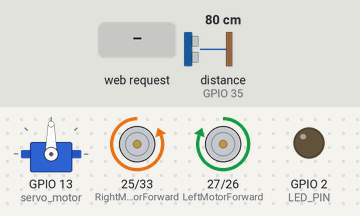
A sketch run on a simulated ESP32. On the bench: servo, motor-driver pin pairs drawn as motors (green arrow = first pin HIGH = forward, orange = second pin HIGH = backward, longer = more drive), output pins drawn as LEDs (lit = HIGH). Wiring (inferred from the names in the program): ultrasonic range finder: trigger GPIO 32; echo GPIO 35. The inputs (shaded band) are chosen by the test bench; at power-on: distance to the obstacle (sensor on GPIO 35) 80 cm. The echo pulse lasts 58.3 µs per cm; pins used as bus, display or sensor lines are not drawn; what the sketch prints to the serial monitor is not drawn.

Above: at 1.2 s.
1.3 s: distance to the obstacle (sensor on GPIO 35) set to 33 cm
2.8 s: distance to the obstacle (sensor on GPIO 35) set to 28 cm
At 3.21 s:
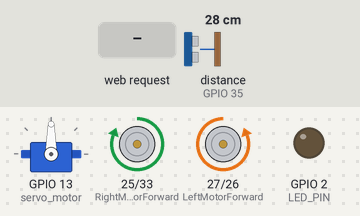
5.8 s: HTTP request GET /forward received
8.8 s: distance to the obstacle (sensor on GPIO 35) set to 35 cm
At 9.08 s:
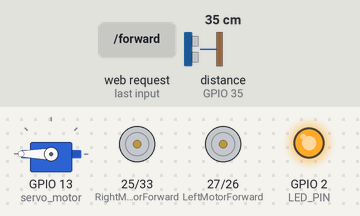
11.8 s: HTTP request GET /left received
At 13.0 s:
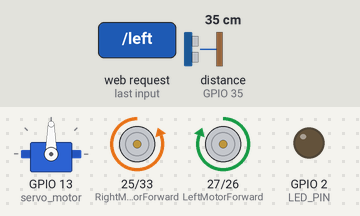
13.3 s: HTTP request GET /manual received
At 14.4 s:
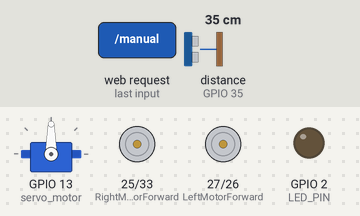
Timing chart, 0 to 15.8 s (numbered marks = the images above; inputs shaded):
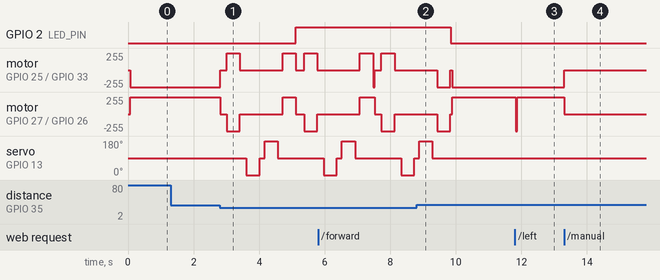

The sketch:

xetuhanh.ino
```cpp
#include <WiFi.h>
#include <WebServer.h>
#include <ESP32Servo.h>

const char* ap_ssid = "ESP32-vehicle-control";
const char* ap_password = "12345678";

WebServer server(80);

const int LeftMotorForward  = 27;
const int LeftMotorBackward = 26;
const int RightMotorForward = 25;
const int RightMotorBackward= 33;

#define TRIG_PIN 32
#define ECHO_PIN 35
#define LED_PIN 2

boolean goesForward = false;
int distance = 100;
int speedMotor = 200;
bool autoMode = true;

Servo servo_motor;

void setup() {
  Serial.begin(115200);

  pinMode(RightMotorForward, OUTPUT);
  pinMode(LeftMotorForward, OUTPUT);
  pinMode(LeftMotorBackward, OUTPUT);
  pinMode(RightMotorBackward, OUTPUT);
  pinMode(TRIG_PIN, OUTPUT);
  pinMode(ECHO_PIN, INPUT);
  pinMode(LED_PIN, OUTPUT);

  servo_motor.attach(13, 500, 2400);
  servo_motor.write(90);

  WiFi.softAP(ap_ssid, ap_password);
  Serial.println("ESP32 da tao WiFi AP");
  Serial.print("SSID: "); Serial.println(ap_ssid);
  Serial.print("PASS: "); Serial.println(ap_password);
  Serial.print("IP: "); Serial.println(WiFi.softAPIP());

  server.on("/", handleRoot);
  server.on("/forward", [](){ moveForward(); server.send(200, "text/plain", "Forward"); });
  server.on("/backward", [](){ moveBackward(); server.send(200, "text/plain", "Backward"); });
  server.on("/left", [](){ turnLeft(); server.send(200, "text/plain", "Left"); });
  server.on("/right", [](){ turnRight(); server.send(200, "text/plain", "Right"); });
  server.on("/stop", [](){ moveStop(); server.send(200, "text/plain", "Stop"); });
  server.on("/auto", [](){ autoMode = true; server.send(200, "text/plain", "Auto Mode"); });
  server.on("/manual", [](){ autoMode = false; moveStop(); server.send(200, "text/plain", "Manual Mode"); });

  server.on("/speed", [](){
    if(server.hasArg("val")){
      speedMotor = server.arg("val").toInt();
    }
    server.send(200, "text/plain", "OK");
  });

  server.on("/led", [](){
    if(distance <= 30) server.send(200, "text/plain", "ON");
    else server.send(200, "text/plain", "OFF");
  });

  server.begin();
  Serial.println("WebServer da san sang!");
}

void loop() {
  server.handleClient();

  distance = readPing();
  if (distance <= 30) {
    digitalWrite(LED_PIN, HIGH);
  } else {
    digitalWrite(LED_PIN, LOW);
  }

  if (autoMode) {
    runAuto();
  }
}

void handleRoot() {
  String html = R"rawliteral(
  <!DOCTYPE html>
  <html>
  <head>
    <meta name="viewport" content="width=device-width, initial-scale=1.0">
    <style>
      body { background:#202020; color:white; font-family:Arial; text-align:center; }
      .joystick {
        width:200px; height:200px;
        background:#444; border-radius:50%;
        margin:20px; display:inline-block;
        position:relative; touch-action:none;
      }
      .stick {
        width:80px; height:80px;
        background:#1e90ff; border-radius:50%;
        position:absolute; top:60px; left:60px;
      }
      #buttons { margin-top:30px; }
      button { width:120px; height:50px; margin:10px; font-size:18px; border-radius:12px; border:none; }
      .mode { background:#ff9800; color:white; }
      .stop { background:red; color:white; font-weight:bold; }
      #led { width:30px; height:30px; border-radius:50%; display:inline-block; margin:10px; background:green; }
      #speedValue { font-size:18px; margin-top:10px; }
    </style>
  </head>
  <body>
    <h2>Control ESP32</h2>

    <div>
      <div id="joystick1" class="joystick"><div id="stick1" class="stick"></div></div>
      <div id="joystick2" class="joystick"><div id="stick2" class="stick"></div></div>
    </div>

    <div id="buttons">
      <button class="mode" onclick="sendCmd('auto')">Auto Mode</button>
      <button class="mode" onclick="sendCmd('manual')">Manual Mode</button><br>
      <button class="stop" onclick="sendCmd('stop')">STOP</button>
    </div>

    <h3>Entity Detective</h3>
    <div id="led"></div>

    <h3>Speed Control</h3>
    <input type="range" min="0" max="255" value="200" id="speedSlider" onchange="updateSpeed(this.value)">
    <div id="speedValue">Speed: 200</div>

    <script>
      function setupJoystick(joyId, stickId, axis) {
        let joy = document.getElementById(joyId);
        let stick = document.getElementById(stickId);
        let centerX = joy.offsetWidth/2, centerY = joy.offsetHeight/2;
        let active=false, currentCmd="stop";

        joy.addEventListener("touchstart", e=>{
          active=true; e.preventDefault();
        });

        joy.addEventListener("touchend", e=>{
          active=false;
          stick.style.left="60px";
          stick.style.top="60px";
          sendCmd("stop");
          currentCmd="stop";
        });

        joy.addEventListener("touchmove", e=>{
          if(!active) return;
          let rect=joy.getBoundingClientRect();
          let x=e.touches[0].clientX-rect.left,
              y=e.touches[0].clientY-rect.top;
          let dx=x-centerX, dy=y-centerY;
          let dist=Math.sqrt(dx*dx+dy*dy), maxDist=70;
          if(dist>maxDist){ dx*=maxDist/dist; dy*=maxDist/dist; }
          stick.style.left=(centerX+dx-stick.offsetWidth/2)+"px";
          stick.style.top =(centerY+dy-stick.offsetHeight/2)+"px";

          let cmd="stop";
          if(axis==="Y"){
            if(dy<-20) cmd="forward";
            else if(dy>20) cmd="backward";
          } else {
            if(dx<20) cmd="right";
            else if(dx>-20) cmd="left";
          }

          if(cmd!==currentCmd){
            currentCmd=cmd;
            sendCmd(cmd);
          }
        });
      }

      setupJoystick("joystick1","stick1","Y");
      setupJoystick("joystick2","stick2","X");

      function sendCmd(cmd){
        fetch("/"+cmd).catch(err=>console.log(err));
      }

      function updateSpeed(val){
        document.getElementById("speedValue").innerText = "Speed: " + val;
        fetch("/speed?val="+val);
      }

      setInterval(()=>{
        fetch("/led").then(res=>res.text()).then(state=>{
          let led=document.getElementById("led");
          if(state=="ON") led.style.background="red";
          else led.style.background="green";
        });
      },500);
    </script>
  </body>
  </html>
  )rawliteral";
  server.send(200, "text/html", html);
}


void runAuto() {
  int distanceRight = 0;
  int distanceLeft = 0;
  delay(50);

  distance = readPing();
  if (distance <= 30) {
    moveStop();
    delay(200);
    moveBackward();
    delay(400);
    moveStop();
    delay(200);

    distanceRight = lookRight();
    distanceLeft = lookLeft();

    if (distanceRight >= distanceLeft) {
      turnRight();
      delay(400);
    } else {
      turnLeft();
      delay(400);
    }
    moveStop();
  } else {
    moveForward();
  }
}

int lookRight() {
  servo_motor.write(0);
  delay(400);
  int d = readPing();
  servo_motor.write(90);
  delay(150);
  return d;
}

int lookLeft() {
  servo_motor.write(180);
  delay(400);
  int d = readPing();
  servo_motor.write(90);
  delay(150);
  return d;
}

int readPing() {
  long duration;
  int cm;
  digitalWrite(TRIG_PIN, LOW);
  delayMicroseconds(2);
  digitalWrite(TRIG_PIN, HIGH);
  delayMicroseconds(10);
  digitalWrite(TRIG_PIN, LOW);

  duration = pulseIn(ECHO_PIN, HIGH, 30000);
  cm = duration * 0.034 / 2;
  if (cm == 0) cm = 250;
  return cm;
}

void moveStop() {
  digitalWrite(RightMotorForward, LOW);
  digitalWrite(LeftMotorForward, LOW);
  digitalWrite(RightMotorBackward, LOW);
  digitalWrite(LeftMotorBackward, LOW);
}

void moveForward() {
  digitalWrite(LeftMotorForward, HIGH);
  digitalWrite(LeftMotorBackward, LOW);
  digitalWrite(RightMotorBackward, HIGH);
  digitalWrite(RightMotorForward, LOW);
}

void moveBackward() {
  digitalWrite(LeftMotorBackward, HIGH);
  digitalWrite(LeftMotorForward, LOW);
  digitalWrite(RightMotorForward, HIGH);
  digitalWrite(RightMotorBackward, LOW);
}

void turnRight() {
  digitalWrite(LeftMotorForward, HIGH);
  digitalWrite(LeftMotorBackward, LOW);
  digitalWrite(RightMotorForward, HIGH);
  digitalWrite(RightMotorBackward, LOW);
}

void turnLeft() {
  digitalWrite(RightMotorBackward, HIGH);
  digitalWrite(RightMotorForward, LOW);
  digitalWrite(LeftMotorForward, LOW);
  digitalWrite(LeftMotorBackward, HIGH);
}
```

Measured:
- the behaviour switches between 32 and 31 cm on distance to the obstacle (sensor on GPIO 35) (found by bisection; images 0 and 1)
- after the input at 1.3 s, every drawn part: stays the same
- after the input at 2.8 s, GPIO 2 (LED_PIN): LOW → HIGH after 2.3 s; motor on GPIO 25 (RightMotorForward) / GPIO 33 (RightMotorBackward): goes stopped 0.20 s, forward 255/255 0.40 s, stopped 1.3 s, forward 255/255 0.40 s, stopped 0.25 s, forward 255/255 0.40 s, then stopped, starting at once
- after the input at 8.8 s, GPIO 2 (LED_PIN): HIGH → LOW after 1.0 s; servo on GPIO 13 (servo_motor): goes on until 9.3 s, then stays 90°
- after the input at 11.8 s, motor on GPIO 27 (LeftMotorForward) / GPIO 26 (LeftMotorBackward): forward 255/255 → backward 255/255 at once, → forward 255/255 0.06 s later
- after the input at 13.3 s, motor on GPIO 25 (RightMotorForward) / GPIO 33 (RightMotorBackward): backward 255/255 → stopped at once; motor on GPIO 27 (LeftMotorForward) / GPIO 26 (LeftMotorBackward): forward 255/255 → stopped at once
